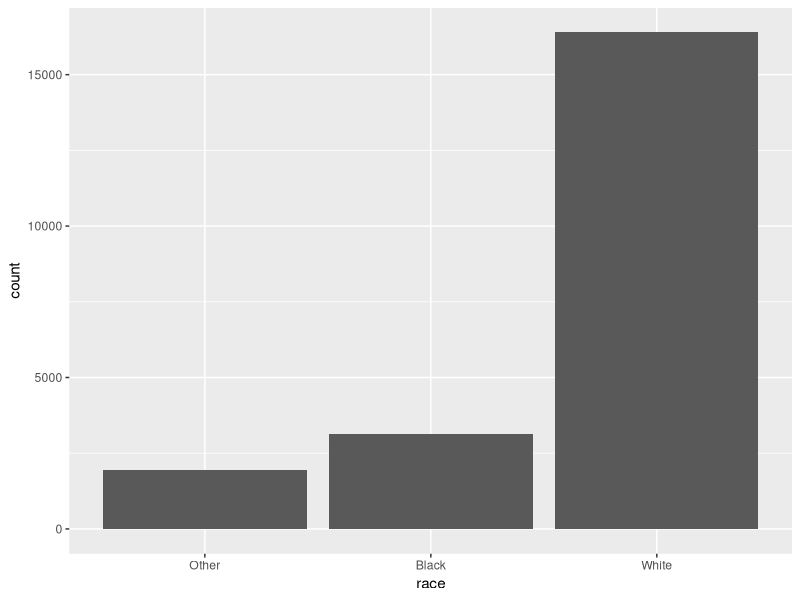
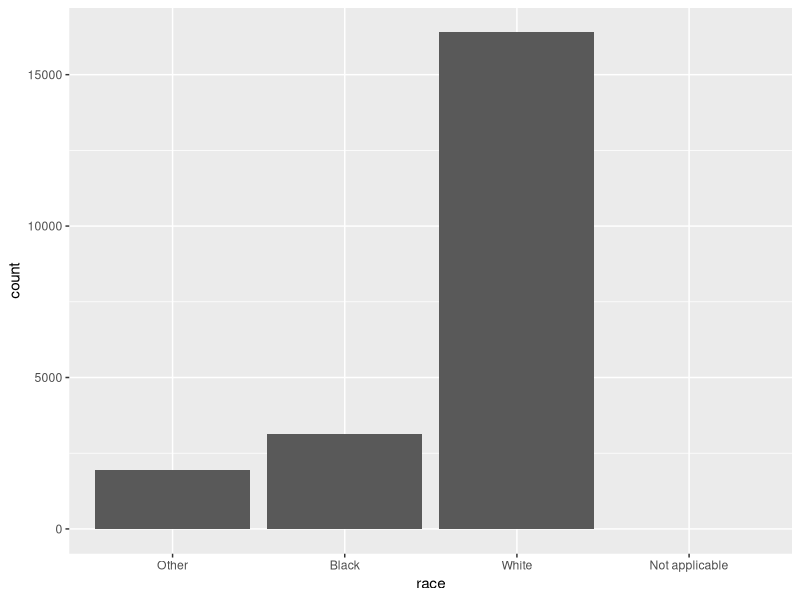
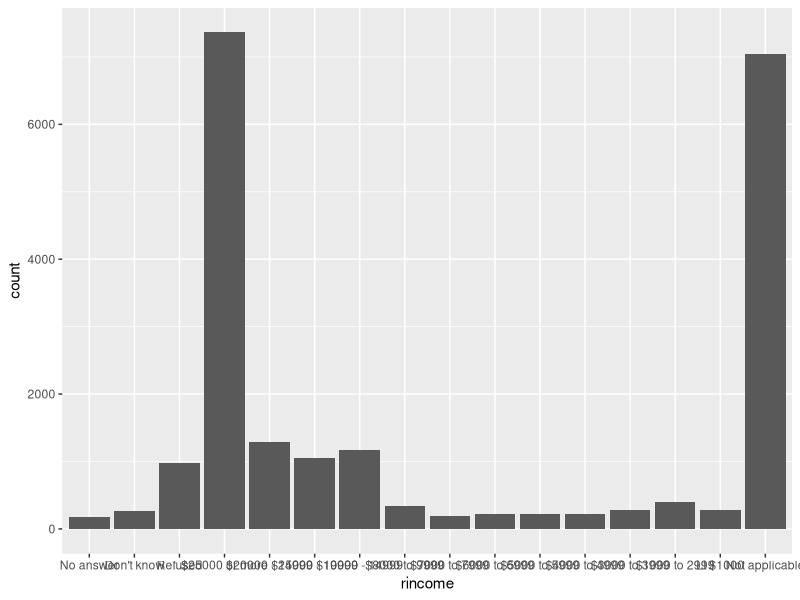
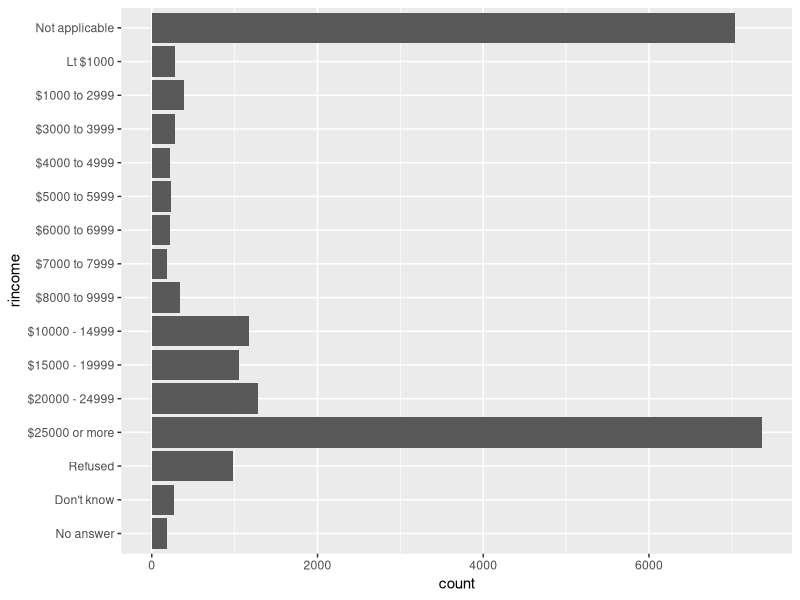
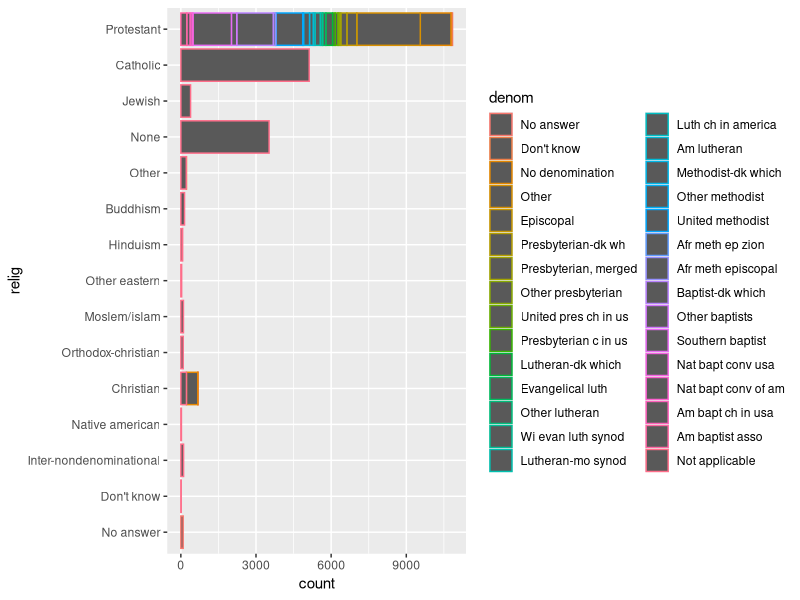
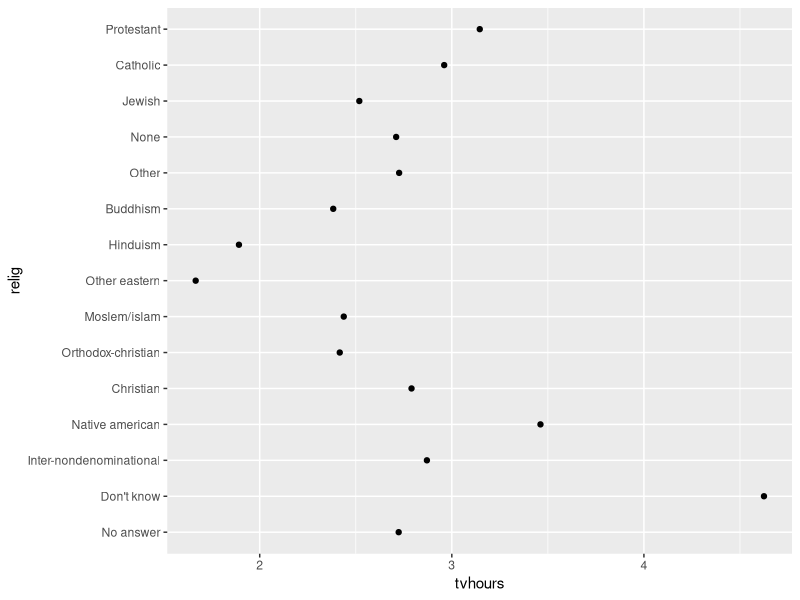
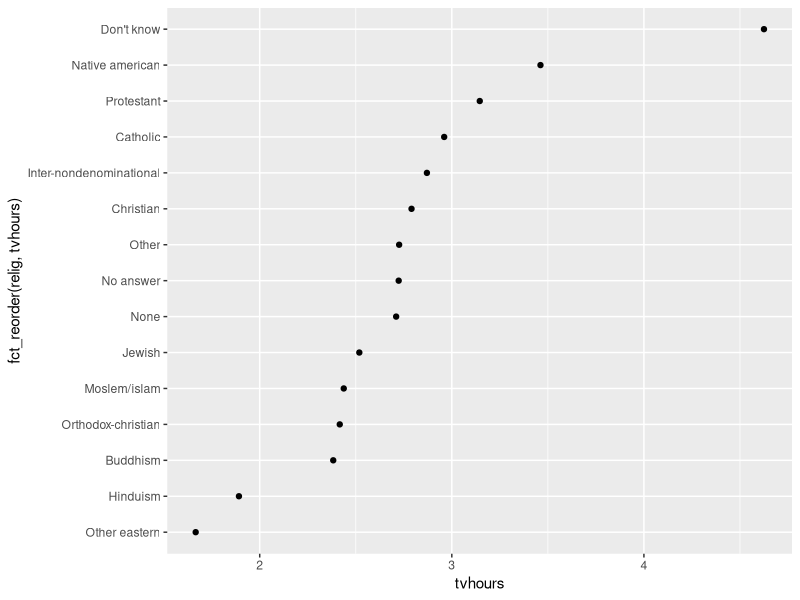
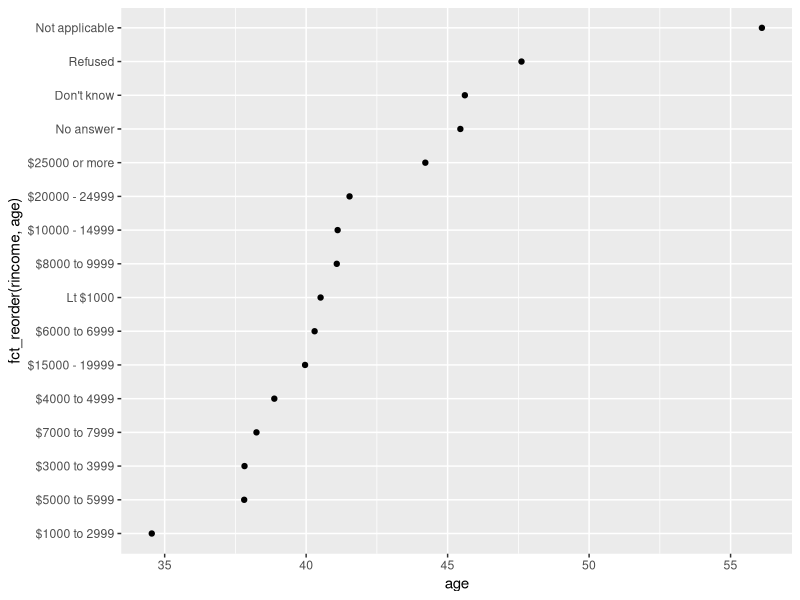

Generate these figures, in order, with R:
## ---- chunk 1
library(tidyverse)
library(forcats) # need to load it separately
## ---- chunk 2
x1 <- c("Dec", "Apr", "Jan", "Mar")
x2 <- c("Dec", "Apr", "Jam", "Mar") # has a typo
# To create a factor you must start by creating a list of the valid levels:
month_levels <- c(
  "Jan", "Feb", "Mar", "Apr", "May", "Jun", 
  "Jul", "Aug", "Sep", "Oct", "Nov", "Dec")
# now you can create a factor
y1 <- factor(x1, levels = month_levels)
y1
sort(y1)

# any values not in the set will be silently converted to NA
y2 <- factor(x2, levels = month_levels)
y2
# if you want a warning, you can use readr::parse_factor() function
y2 <- parse_factor(x2, levels = month_levels)

# if you omit the levels, they'll be taken from the data in alphabetical order
factor(x1)

# Sometimes you’d prefer that the order of the levels match the order of the first appearance in the data. You can do that when creating the factor by setting levels to unique(x), or after the fact, with fct_inorder():
f1 <- factor(x1, levels = unique(x1))
f1

f2 <- x1 %>% factor() %>% fct_inorder()
f2

# if you need to access the set of valid levels
levels(f2)
## ---- chunk 3
gss_cat

# when factors are stored in a tibble, you can't see their levels so easily. you can use count()
gss_cat %>% 
  count(race)
# or with a bar chart
ggplot(gss_cat, aes(race)) +
  geom_bar() # by default, ggplot2 will drop levels that don't have any values. you can force them to display
ggplot(gss_cat, aes(race)) +
  geom_bar() +
  scale_x_discrete(drop = FALSE)
## ---- chunk 4
# 1. Explore the distribution of rincome (reported income). What makes the default bar chart hard to understand? How could you improve the plot?
gss_cat %>% count(rincome)
ggplot(gss_cat, aes(rincome)) +
  geom_bar() # it's hard to read the default bar chart because the label of each level is overlap with each other; we can flip the coordinates
ggplot(gss_cat, aes(rincome)) +
  geom_bar() +
  coord_flip()

# 2. What is the most common relig in this survey? What’s the most common partyid?
gss_cat %>% count(relig) %>% arrange(desc(n)) # Protestant is the most common religion
gss_cat %>% count(partyid) %>% arrange(desc(n)) # Independent is the most common party

# 3. Which relig does denom (denomination) apply to? How can you find out with a table? How can you find out with a visualisation?
gss_cat %>% group_by(relig) %>% count(denom) # denom applies to Protestant
ggplot(gss_cat, aes(x = relig, color = denom)) +
  geom_bar() +
  coord_flip()
## ---- chunk 5
relig_summary <-gss_cat %>% 
  group_by(relig) %>% 
  summarise(tvhours = mean(tvhours, na.rm = TRUE), 
            age = mean(age, na.rm = TRUE),
            n = n())
ggplot(relig_summary, aes(tvhours, relig)) + geom_point()
# use fct_reorder() to reorder the levels
ggplot(relig_summary, aes(tvhours, fct_reorder(relig, tvhours))) + geom_point()

# create a similar plot looking at how average age varies across reported income level
gss_cat %>% 
  group_by(rincome) %>% 
  summarise(age = mean(age, na.rm = TRUE)) %>% 
  ggplot(aes(age, fct_reorder(rincome, age))) +
  geom_point()
# here reordering the levels isn't a good idea because rincome already has a principled order that we shouldn't mess with. Reserve fct_reorder() for factors whose levels are arbitrarily ordered. you can use fct_relevel(). It takes a factor, f, and then any number of levels that you want to move to the front of the line.
gss_cat %>% 
  group_by(rincome) %>% 
  summarise(age = mean(age, na.rm = TRUE)) %>% 
  ggplot(aes(age, fct_relevel(rincome, "Not applicable"))) +
  geom_point()

# Another type of reordering is useful when you are colouring the lines on a plot. fct_reorder2() reorders the factor by the y values associated with the largest x values. This makes the plot easier to read because the line colours line up with the legend.
by_age <- gss_cat %>% 
  filter(!is.na(age)) %>% 
  group_by(age, marital) %>%
  count() %>% 
  mutate(prop = prop.table(n))
ggplot(by_age, aes(age, prop, colour = marital)) +
  geom_line(na.rm = TRUE)
ggplot(by_age, aes(age, prop, colour = fct_reorder2(marital, age, prop))) +
  geom_line() + 
  labs(colour = "marital")

# for bar plots, you can use fct_infreq() to order levels in increasing frequency. you may combine with fct_rev()
gss_cat %>% 
  mutate(marital = marital %>% fct_infreq() %>% fct_rev()) %>% 
  ggplot(aes(marital)) +
  geom_bar()
## ---- chunk 6
# 1. There are some suspiciously high numbers in tvhours. Is the mean a good summary?
# there might be some data entry errors regarding the number of hours spent in watching TV. it's not very believable that someone spent 20-24 hours watching tv each day. 
gss_cat %>% filter(!is.na(tvhours)) %>% ggplot(aes(tvhours)) + geom_histogram(binwidth = 1)

# 2. For each factor in gss_cat identify whether the order of the levels is arbitrary or principled.
levels(gss_cat$marital) # arbitrary
levels(gss_cat$race) 
gss_cat %>%
  ggplot(aes(race)) +
  geom_bar(drop = FALSE) # principled by the number of people in each category

levels(gss_cat$rincome) # principled
levels(gss_cat$relig) # arbitrary
levels(gss_cat$partyid) # principled
levels(gss_cat$denom) # principled

# 3. Why did moving “Not applicable” to the front of the levels move it to the bottom of the plot?
## ---- chunk 7
# fct_recode() allows you to recode, or change, the value of each level. it will leave levels that aren't explicitly mentioned as is. the formula is NEW name=OLD name
gss_cat %>% count(partyid)
gss_cat %>% 
  mutate(partyid = fct_recode(partyid,
    "Republican, strong"    = "Strong republican",
    "Republican, weak"      = "Not str republican",
    "Independent, near rep" = "Ind,near rep",
    "Independent, near dem" = "Ind,near dem",
    "Democrat, weak"        = "Not str democrat",
    "Democrat, strong"      = "Strong democrat")) %>% 
  count(partyid)

# to combine groups, you can assign multiple old levels to the same new level
gss_cat %>%
  mutate(partyid = fct_recode(partyid,
    "Republican, strong"    = "Strong republican",
    "Republican, weak"      = "Not str republican",
    "Independent, near rep" = "Ind,near rep",
    "Independent, near dem" = "Ind,near dem",
    "Democrat, weak"        = "Not str democrat",
    "Democrat, strong"      = "Strong democrat",
    "Other"                 = "No answer",
    "Other"                 = "Don't know",
    "Other"                 = "Other party"
  )) %>%
  count(partyid)

# If you want to collapse a lot of levels, fct_collapse() is a useful variant of fct_recode(). 
gss_cat %>%
  mutate(partyid = fct_collapse(partyid,
    other = c("No answer", "Don't know", "Other party"),
    rep = c("Strong republican", "Not str republican"),
    ind = c("Ind,near rep", "Independent", "Ind,near dem"),
    dem = c("Not str democrat", "Strong democrat")
  )) %>%
  count(partyid)

# sometimes you just want to lump together all the small groups to make a plot or table simpler. Use fct_lump(). Lump together least/most common factor levels into "other"
gss_cat %>%
  mutate(relig = fct_lump(relig)) %>%
  count(relig)
# we can use the n parameter to specify how many groups (excluding other) we want to keep:
gss_cat %>%
  mutate(relig = fct_lump(relig, n = 10)) %>%
  count(relig, sort = TRUE) %>%
  print(n = Inf)
## ---- chunk 8
# 1. How have the proportions of people identifying as Democrat, Republican, and Independent changed over time?
gss_cat %>% count(partyid)
gss_cat %>% 
  mutate(partyid = fct_collapse(partyid,
          "Democrat" = c("Not str democrat", "Strong democrat"),
          "Republican" = c("Strong republican", "Not str republican"),
          "Independent" = c("Ind,near dem", "Ind,near rep", "Independent"),
          "Other" = c("No answer", "Don't know", "Other party"))) %>% 
  group_by(year) %>% 
  count(partyid) %>% 
  mutate(prop = prop.table(n)) %>% 
  ggplot(aes(x = year, y = prop, color = fct_reorder2(partyid, year, prop))) +
  geom_point() + 
  labs(colour = "Party Id.")

# 2. How could you collapse rincome into a small set of categories?
gss_cat %>% count(rincome)
gss_cat %>% 
  mutate(rincome = fct_collapse(rincome, 
                    "Unknown" = c("No answer", "Don't know", "Refused", "Not applicable"),
                    "LT $5,000" = c("Lt $1000", "$1000 to 2999", "$3000 to 3999", "$4000 to 4999"),
                    "GT $5,000, LT $10,000" = c("$5000 to 5999", "$6000 to 6999", "$7000 to 7999", "$8000 to 9999"),
                    "GT $10,000" = c("$10000 - 14999", "$15000 - 19999", "$20000 - 24999", "$25000 or more"))) %>% 
  ggplot(aes(x = rincome)) +
  geom_bar() +
  coord_flip()
